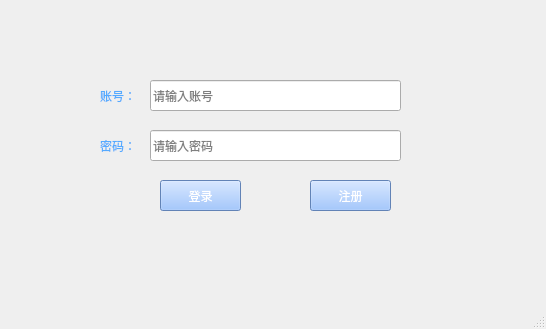
<?xml version="1.0" encoding="UTF-8"?>
<ui version="4.0">
 <class>MainWindow</class>
 <widget class="QMainWindow" name="MainWindow">
  <property name="geometry">
   <rect>
    <x>0</x>
    <y>0</y>
    <width>546</width>
    <height>329</height>
   </rect>
  </property>
  <property name="windowTitle">
   <string>MainWindow</string>
  </property>
  <widget class="QWidget" name="centralwidget">
   <widget class="QLineEdit" name="lineEdit">
    <property name="geometry">
     <rect>
      <x>150</x>
      <y>80</y>
      <width>251</width>
      <height>31</height>
     </rect>
    </property>
    <property name="echoMode">
     <enum>QLineEdit::Normal</enum>
    </property>
    <property name="placeholderText">
     <string>请输入账号</string>
    </property>
   </widget>
   <widget class="QLineEdit" name="lineEdit_2">
    <property name="geometry">
     <rect>
      <x>150</x>
      <y>130</y>
      <width>251</width>
      <height>31</height>
     </rect>
    </property>
    <property name="text">
     <string/>
    </property>
    <property name="echoMode">
     <enum>QLineEdit::Password</enum>
    </property>
    <property name="placeholderText">
     <string>请输入密码</string>
    </property>
   </widget>
   <widget class="QLabel" name="label">
    <property name="geometry">
     <rect>
      <x>100</x>
      <y>80</y>
      <width>71</width>
      <height>31</height>
     </rect>
    </property>
    <property name="styleSheet">
     <string notr="true">color: rgb(85, 170, 255);</string>
    </property>
    <property name="text">
     <string>账号：</string>
    </property>
   </widget>
   <widget class="QLabel" name="label_3">
    <property name="geometry">
     <rect>
      <x>100</x>
      <y>130</y>
      <width>71</width>
      <height>31</height>
     </rect>
    </property>
    <property name="styleSheet">
     <string notr="true">color: rgb(85, 170, 255);</string>
    </property>
    <property name="text">
     <string>密码：</string>
    </property>
   </widget>
   <widget class="QPushButton" name="pushButton">
    <property name="geometry">
     <rect>
      <x>160</x>
      <y>180</y>
      <width>81</width>
      <height>31</height>
     </rect>
    </property>
    <property name="styleSheet">
     <string notr="true">font: 9pt &quot;黑体&quot;;
color: rgb(255, 255, 255);
background-color: rgb(137, 184, 255);</string>
    </property>
    <property name="text">
     <string>登录</string>
    </property>
   </widget>
   <widget class="QPushButton" name="pushButton_2">
    <property name="geometry">
     <rect>
      <x>310</x>
      <y>180</y>
      <width>81</width>
      <height>31</height>
     </rect>
    </property>
    <property name="styleSheet">
     <string notr="true">font: 9pt &quot;黑体&quot;;
color: rgb(255, 255, 255);
background-color: rgb(137, 184, 255);</string>
    </property>
    <property name="text">
     <string>注册</string>
    </property>
   </widget>
  </widget>
  <widget class="QMenuBar" name="menubar">
   <property name="geometry">
    <rect>
     <x>0</x>
     <y>0</y>
     <width>546</width>
     <height>23</height>
    </rect>
   </property>
  </widget>
  <widget class="QStatusBar" name="statusbar"/>
 </widget>
 <resources>
  <include location="img_rcc.qrc"/>
 </resources>
 <connections/>
</ui>
